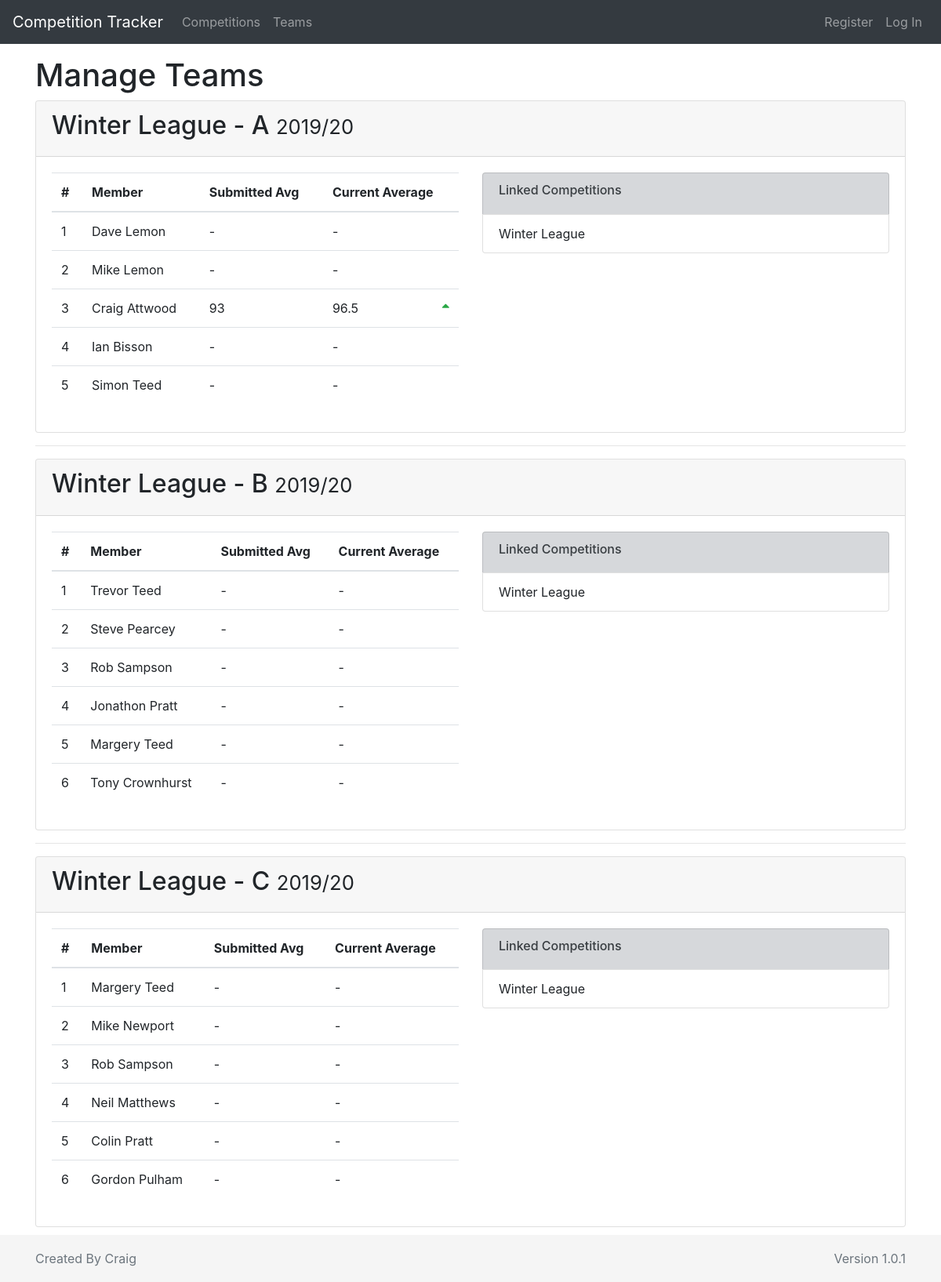
Screenshot of /teams/ with the database file from the repository.
### tables this page shows
CREATE TABLE team (
    id INTEGER PRIMARY KEY AUTOINCREMENT,
    team_name TEXT NOT NULL,
    team_size INTEGER NULL,
    season TEXT NOT NULL
);

CREATE TABLE user (
  id INTEGER PRIMARY KEY AUTOINCREMENT,
  first_name TEXT NOT NULL,
  surname TEXT NOT NULL,
  username TEXT UNIQUE NOT NULL,
  --password TEXT NOT NULL
  password TEXT,
  permission_level TEXT DEFAULT "user" NOT NULL
);

CREATE TABLE teamMembers (
    id INTEGER PRIMARY KEY AUTOINCREMENT,
    user_id INTEGER NOT NULL,
    team_id INTEGER NOT NULL
, submitted_avg DECIMAL);

CREATE TABLE competitions (
    id INTEGER PRIMARY KEY AUTOINCREMENT,
    competition_name TEXT NOT NULL,
    season TEXT NULL,
    rounds INTEGER NULL,
    round1_due DATE NULL,
    round2_due DATE NULL,
    round3_due DATE NULL,
    round4_due DATE NULL,
    round5_due DATE NULL,
    round6_due DATE NULL,
    round7_due DATE NULL,
    round8_due DATE NULL,
    round9_due DATE NULL,
    round10_due DATE NULL,
    round11_due DATE NULL,
    round12_due DATE NULL,
    round13_due DATE NULL,
    round14_due DATE NULL,
    round15_due DATE NULL,
    round16_due DATE NULL,
    round17_due DATE NULL,
    round18_due DATE NULL
);

### winter_league/team.py (the view)
@bp.route('/')
def index():
    db = get_db()
    teams = db.execute(
        'SELECT DISTINCT id, team_name, team_size, season'
        ' FROM team'
    ).fetchall()
    teamData = []
    for team in teams:
        users = query_db(
            'SELECT user.id, user.first_name, user.surname, teamMembers.submitted_avg'
            ' FROM user'
            ' join teamMembers ON user_id=user.id'
            ' AND team_id=?', [str(team['id'])])
        active_comps = query_db(
            'SELECT competition_name FROM competitions WHERE id IN '
            '(SELECT competition_id FROM compTeam WHERE team_id=?)', str(team['id'])
        )
        avgs = query_db("""SELECT printf("%.1f", avg(result)) as curr_avg, user_id, competition_id FROM scores
        group by user_id
        having user_id in (select user_id from teamMembers where team_id=?);""", [team['id']])
        teaminfo = {
            "details" : team,
            "avgs" : avgs,
            "active_comps" : active_comps,
            "members" : users
        }
        teamData.append(teaminfo)
    return render_template('postal/teams.html', teams=teamData)

### winter_league/auth.py (called while the page is built)
@bp.before_app_request
def load_logged_in_user():
    user_id = session.get('user_id')
    if user_id is None:
        g.user = None
    else:
        g.user = get_db().execute(
            'SELECT * FROM user WHERE id = ?', (user_id,)
        ).fetchone()

### winter_league/db.py (called while the page is built)
def get_db():
    if 'db' not in g:
        g.db = sqlite3.connect(
            current_app.config['DATABASE'],
            detect_types=sqlite3.PARSE_DECLTYPES
        )
        g.db.row_factory = sqlite3.Row
    return g.db

def query_db(query, args=(), one=False):
    cur = get_db().execute(query, args)
    rv = cur.fetchall()
    cur.close()
    return (rv[0] if rv else None) if one else rv

### winter_league/templates/postal/teams.html (shortened to what this page needs)
{% extends 'base.html' %}
{% block header %}
  <h1>{% block title %}Manage Teams{% endblock %}</h1>
{% endblock %}
{% block content %}
  {% for team in teams %}
    <div class="card mt-2">
    <div class="card-header">
      <h2 class="display-5 float-left">{{ team['details']['team_name'] }} <small>{{team['details']['season']}}</small></h2>
    </div>
    <div class="card-body">
      <div class="row">
        <div class="col">
        {% if team['details']['team_size'] %}
          <div class="team">
            <table class="table">
              <thead>
                <tr>
                  <th>#</th>
                  <th>Member</th>
                  <th>Submitted Avg</th>
                  <th>Current Average</th>
                </tr>
              </thead>
              <tbody>
                {% for user in team['members'] %}
                {% set user_avg = team.avgs|selectattr('user_id', 'equalto', user.id) | map(attribute='curr_avg') | list %}
                <tr>
                  <td>{{loop.index}}</td>
                  <td>{{user['first_name']}} {{user['surname']}}</td>
                  <td>
                    {% if user['submitted_avg'] not in ['None', '', None] %}
                    {{user['submitted_avg']}}
                    {% else %}
                    -
                    {% endif %}
                  </td>
                  <td>
                    {% if user_avg[0] in ['None', '', None] or user['submitted_avg'] in ['None', '', None] %}
                      -
                    {% else %}
                      {{ user_avg[0] }} <span class="pull-right {{'fa fa-caret-up text-success' if user['submitted_avg']|float < user_avg[0]|float else 'fa fa-caret-down text-danger'}}"></span>
                    {% endif %}
                  </td>
                </tr>
                {% endfor %}
              </tbody>
            </table>
          </div>
        {% endif %}
        </div>
        <div class="col">
          {% if team['active_comps'] %}
          <ul class="list-group">
            <li class="list-group-item list-group-item-secondary">
              <h6>Linked Competitions</h6>
            </li>
            {% for active_comp in team['active_comps'] %}
            <li class="list-group-item">{{active_comp['competition_name']}}</li>
            {% endfor %}
          </ul>
          {% endif %}
        </div>
      </div>
    </div>
  </div>
    {% if not loop.last %}
      <hr>
    {% endif %}
  {% endfor %}
{% endblock %}

### rows the page displays
team: details.team_name "Winter League - A", details.season "2019/20"
user: first_name "Dave", surname "Lemon"
user: first_name "Mike", surname "Lemon"
teamMembers: first_name "Craig", surname "Attwood", submitted_avg "93", user_avg "96.5"
user: first_name "Ian", surname "Bisson"
user: first_name "Simon", surname "Teed"
competitions: competition_name "Winter League"
team: details.team_name "Winter League - B", details.season "2019/20"
user: first_name "Trevor", surname "Teed"
user: first_name "Steve", surname "Pearcey"
user: first_name "Rob", surname "Sampson"
user: first_name "Jonathon", surname "Pratt"
user: first_name "Margery", surname "Teed"
user: first_name "Tony", surname "Crownhurst"
team: details.team_name "Winter League - C", details.season "2019/20"
user: first_name "Mike", surname "Newport"
user: first_name "Neil", surname "Matthews"
user: first_name "Colin", surname "Pratt"
user: first_name "Gordon", surname "Pulham"
